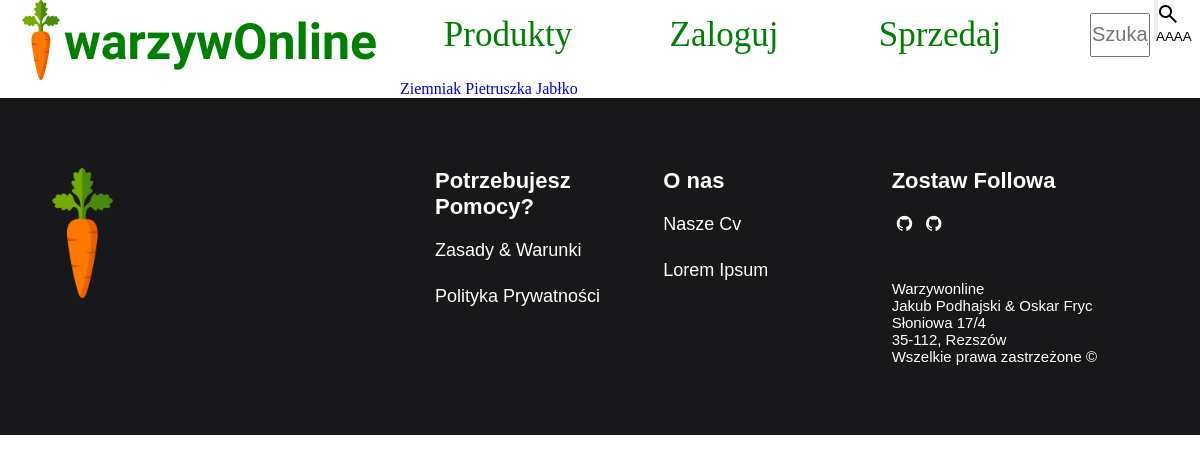
The page /all_products/ on the database as committed earlier.
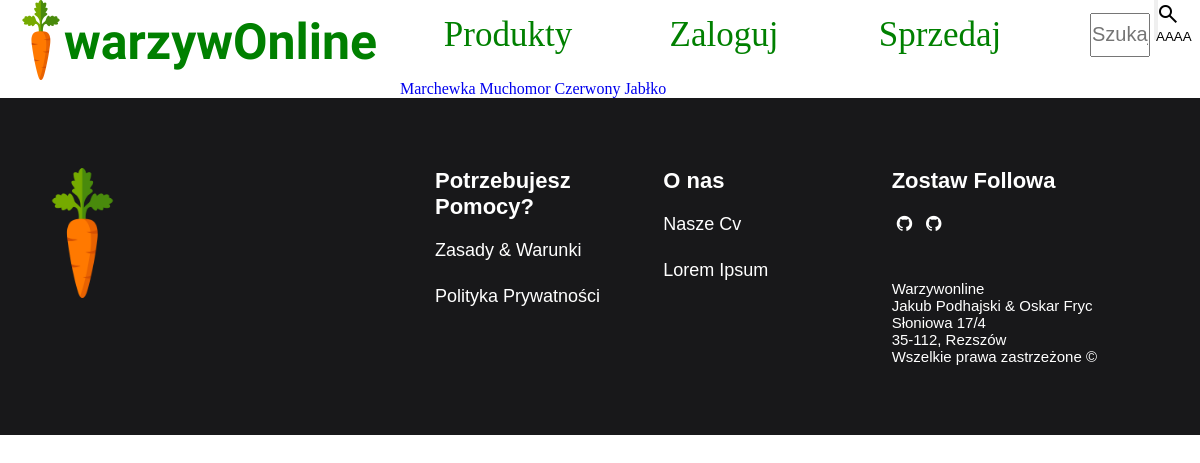
The same page on the database as committed later.
### main/models.py (models this page shows, shortened)
class Product(models.Model):
    name = models.CharField(max_length=20)
    category = models.ManyToManyField(Category)

### main/views.py (the view)
# urls.py: path("all_products/", views.all_products, name="all_products"),
def all_products(request):
    products = Product.objects.all()
    return render(request, "main/all_products.html", {"products": products})

### main/templates/main/all_products.html
{% extends "main/base.html" %}
{% block content %}
{% for product in products %}
<a href="{% url 'main:product_page' product.id %}" class="btn btn-primary">
    {{product.name}}
</a>
{% endfor %}
{% endblock %}

Rows that differ between the two databases and show on the page:
changed Product: name "Ziemniak" → "Marchewka"
changed Product: name "Pietruszka" → "Muchomor Czerwony"
